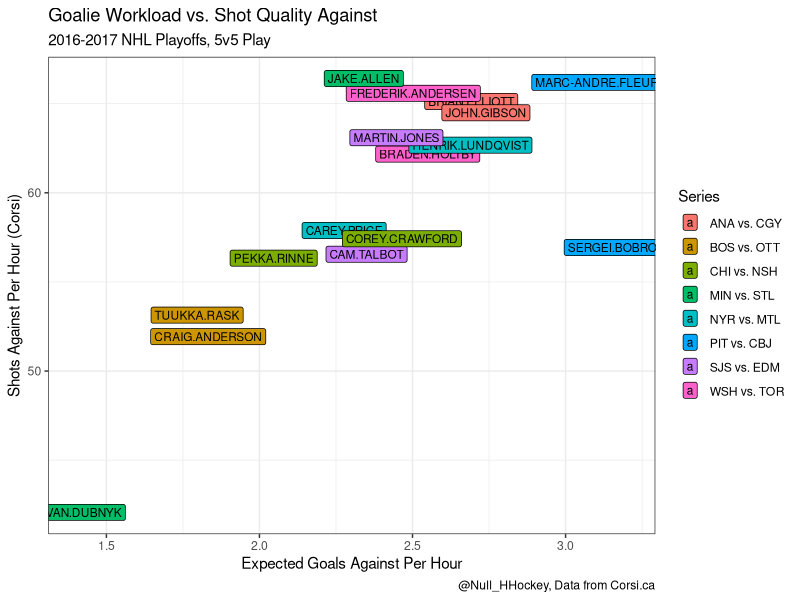
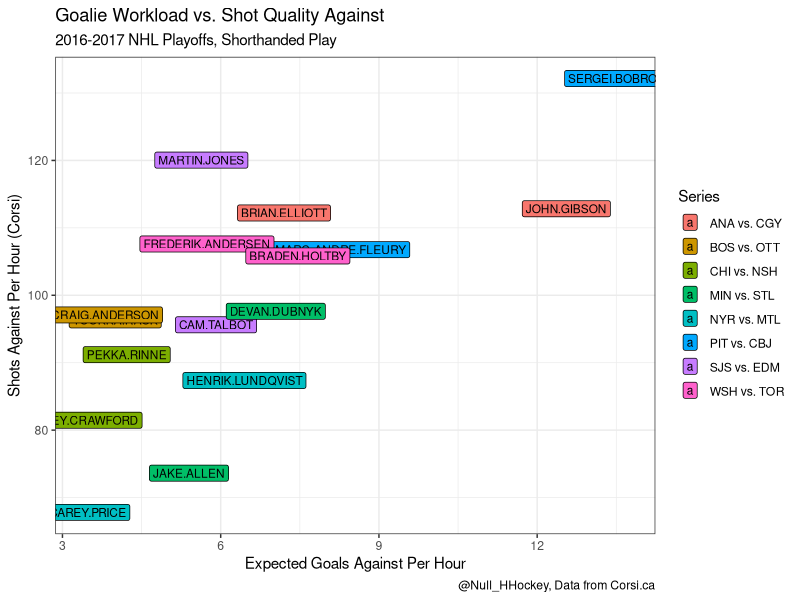

Write the R code that produced these figures, in order.
library(tidyverse)
library(viridis)

setwd("~/github folder/Random-Hockey-Charts")

theme_set(theme_bw())

df_5v5 <- read_csv("1617 goalie playoffs 5v5.csv")
df_5v5$sit <- "5v5"

df_4v5 <- read_csv("1617 goalie playoffs 4v5.csv")
df_4v5$sit <- "Shorthanded"

df_3v5 <- read_csv("1617 goalie playoffs 3v5.csv")
df_3v5$sit <- "Shorthanded"

df_shorthanded <- rbind(df_4v5, df_3v5)
colnames(df_shorthanded) <- tolower(colnames(df_shorthanded))

df_shorthanded <- df_shorthanded %>% 
  select(team, player, sit, toi, ca, xga) %>% 
  group_by(team, player) %>% 
  summarize(toi = sum(toi),
         ca = sum(ca),
         xga = sum(xga)) %>% 
  mutate(ca60 = ca/toi * 60,
         xga60 = xga/toi * 60)

colnames(df_5v5) <- tolower(colnames(df_5v5))


df_5v5 <- df_5v5 %>% 
  select(team, player, toi, ca, xga) %>% 
  mutate(ca60 = ca/toi * 60,
         xga60 = xga/toi * 60) %>%
  filter(toi > 60)

matchups = data.frame(series = c("WSH vs. TOR",
                                 "PIT vs. CBJ",
                                 "NYR vs. MTL",
                                 "BOS vs. OTT",
                                 "SJS vs. EDM",
                                 "CHI vs. NSH",
                                 "MIN vs. STL",
                                 "ANA vs. CGY"),
                      team1 = c("WSH",
                                "PIT",
                                "NYR",
                                "BOS",
                                "S.J",
                                "CHI",
                                "MIN",
                                "ANA"),
                      team2 = c("TOR",
                                "CBJ",
                                "MTL",
                                "OTT",
                                "EDM",
                                "NSH",
                                "STL",
                                "CGY"))

matchups <- matchups %>% 
  mutate_all(as.character) %>% 
  gather(order, team, -series)

df_5v5 <- df_5v5 %>% 
  left_join(matchups)

df_shorthanded <- df_shorthanded %>% 
  left_join(matchups)

df_shorthanded <- df_shorthanded %>% 
  filter(toi > 10)


ggplot(df_5v5, aes(xga60, ca60, label = player, fill = series)) +
  geom_label(size = 3) +
  labs(x = "Expected Goals Against Per Hour",
       y = "Shots Against Per Hour (Corsi)",
       title = "Goalie Workload vs. Shot Quality Against",
       subtitle = "2016-2017 NHL Playoffs, 5v5 Play",
       caption = "@Null_HHockey, Data from Corsi.ca") +
  guides(fill = guide_legend(title = "Series"))

ggplot(df_shorthanded, aes(xga60, ca60, label = player, fill = series)) +
  geom_label(size = 3) +
  labs(x = "Expected Goals Against Per Hour",
       y = "Shots Against Per Hour (Corsi)",
       title = "Goalie Workload vs. Shot Quality Against",
       subtitle = "2016-2017 NHL Playoffs, Shorthanded Play",
       caption = "@Null_HHockey, Data from Corsi.ca") +
  guides(fill = guide_legend(title = "Series"))

?scale_fill_viridis
